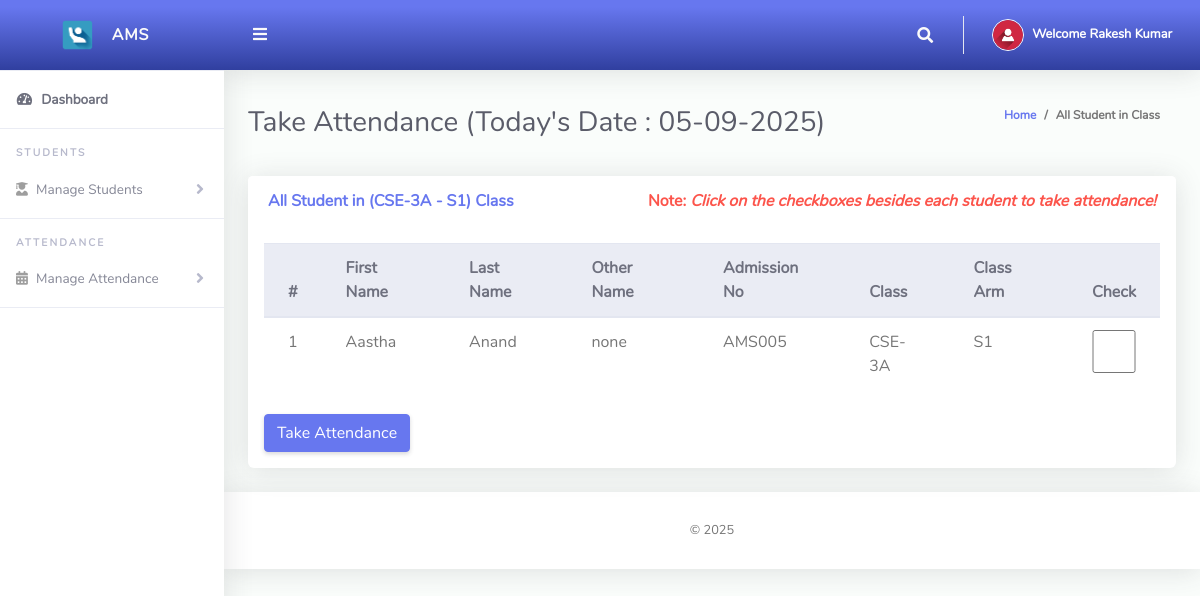
Page /ClassTeacher/takeAttendance.php (signed in) on the committed database.
### tables this page shows
CREATE TABLE `tblclassteacher` (
  `Id` int(10) NOT NULL AUTO_INCREMENT,
  `firstName` varchar(255) NOT NULL,
  `lastName` varchar(255) NOT NULL,
  `emailAddress` varchar(255) NOT NULL,
  `password` varchar(255) NOT NULL,
  `phoneNo` varchar(50) NOT NULL,
  `classId` varchar(10) NOT NULL,
  `classArmId` varchar(10) NOT NULL,
  `dateCreated` varchar(50) NOT NULL,
  PRIMARY KEY (`Id`)
);

CREATE TABLE `tblclassarms` (
  `Id` int(10) NOT NULL AUTO_INCREMENT,
  `classId` varchar(10) NOT NULL,
  `classArmName` varchar(255) NOT NULL,
  `isAssigned` varchar(10) NOT NULL,
  PRIMARY KEY (`Id`)
);

CREATE TABLE `tblclass` (
  `Id` int(10) NOT NULL AUTO_INCREMENT,
  `className` varchar(255) NOT NULL,
  PRIMARY KEY (`Id`)
);

CREATE TABLE `tblstudents` (
  `Id` int(10) NOT NULL AUTO_INCREMENT,
  `firstName` varchar(255) NOT NULL,
  `lastName` varchar(255) NOT NULL,
  `otherName` varchar(255) NOT NULL,
  `admissionNumber` varchar(255) NOT NULL,
  `password` varchar(50) NOT NULL,
  `classId` varchar(10) NOT NULL,
  `classArmId` varchar(10) NOT NULL,
  `dateCreated` varchar(50) NOT NULL,
  PRIMARY KEY (`Id`)
);

### ClassTeacher/takeAttendance.php (the view, shortened to what this page needs)
<?php
include '../Includes/dbcon.php';
    $query = "SELECT tblclass.className,tblclassarms.classArmName
    FROM tblclassteacher
    INNER JOIN tblclass ON tblclass.Id = tblclassteacher.classId
    INNER JOIN tblclassarms ON tblclassarms.Id = tblclassteacher.classArmId
    Where tblclassteacher.Id = '$_SESSION[userId]'";
    $rs = $conn->query($query);
    $rrw = $rs->fetch_assoc();
?>
<!DOCTYPE html>
<html lang="en">
<head>
  <link href="../vendor/fontawesome-free/css/all.min.css" rel="stylesheet" type="text/css">
  <link href="../vendor/bootstrap/css/bootstrap.min.css" rel="stylesheet" type="text/css">
  <link href="css/ruang-admin.min.css" rel="stylesheet">
</head>
<body id="page-top">
  <div id="wrapper">
      <?php include "Includes/sidebar.php";?>
    <div id="content-wrapper" class="d-flex flex-column">
      <div id="content">
       <?php include "Includes/topbar.php";?>
        <div class="container-fluid" id="container-wrapper">
          <div class="d-sm-flex align-items-center justify-content-between mb-4">
            <h1 class="h3 mb-0 text-gray-800">Take Attendance (Today's Date : <?php echo $todaysDate = date("m-d-Y");?>)</h1>
            <ol class="breadcrumb">
              <li class="breadcrumb-item"><a href="./">Home</a></li>
              <li class="breadcrumb-item active" aria-current="page">All Student in Class</li>
            </ol>
          </div>
          <div class="row">
            <div class="col-lg-12">
        <form method="post">
            <div class="row">
              <div class="col-lg-12">
              <div class="card mb-4">
                <div class="card-header py-3 d-flex flex-row align-items-center justify-content-between">
                  <h6 class="m-0 font-weight-bold text-primary">All Student in (<?php echo $rrw['className'].' - '.$rrw['classArmName'];?>) Class</h6>
                  <h6 class="m-0 font-weight-bold text-danger">Note: <i>Click on the checkboxes besides each student to take attendance!</i></h6>
                </div>
                <div class="table-responsive p-3">
                  <table class="table align-items-center table-flush table-hover">
                    <thead class="thead-light">
                      <tr>
                        <th>#</th>
                        <th>First Name</th>
                        <th>Last Name</th>
                        <th>Other Name</th>
                        <th>Admission No</th>
                        <th>Class</th>
                        <th>Class Arm</th>
                        <th>Check</th>
                      </tr>
                    </thead>
                    <tbody>
                  <?php
                      $query = "SELECT tblstudents.Id,tblstudents.admissionNumber,tblclass.className,tblclass.Id As classId,tblclassarms.classArmName,tblclassarms.Id AS classArmId,tblstudents.firstName,
                      tblstudents.lastName,tblstudents.otherName,tblstudents.admissionNumber,tblstudents.dateCreated
                      FROM tblstudents
                      INNER JOIN tblclass ON tblclass.Id = tblstudents.classId
                      INNER JOIN tblclassarms ON tblclassarms.Id = tblstudents.classArmId
                      where tblstudents.classId = '$_SESSION[classId]' and tblstudents.classArmId = '$_SESSION[classArmId]'";
                      $rs = $conn->query($query);
                      $num = $rs->num_rows;
                      $sn=0;
                      if($num > 0)
                      {
                        while ($rows = $rs->fetch_assoc())
                          {
                             $sn = $sn + 1;
                            echo"
                              <tr>
                                <td>".$sn."</td>
                                <td>".$rows['firstName']."</td>
                                <td>".$rows['lastName']."</td>
                                <td>".$rows['otherName']."</td>
                                <td>".$rows['admissionNumber']."</td>
                                <td>".$rows['className']."</td>
                                <td>".$rows['classArmName']."</td>
                                <td><input name='check[]' type='checkbox' value=".$rows['admissionNumber']." class='form-control'></td>
                              </tr>";
                          }
                      }
                      else
                      {
                           echo
                           "<div class='alert alert-danger' role='alert'>
                            No Record Found!
                            </div>";
                      }
                      ?>
                    </tbody>
                  </table>
                  <br>
                  <button type="submit" name="save" class="btn btn-primary">Take Attendance</button>
                  </form>
                </div>
              </div>
            </div>
            </div>
          </div>
        </div>
       <?php include "Includes/footer.php";?>
</body>
</html>

### ClassTeacher/Includes/sidebar.php (shortened to what this page needs)
<ul class="navbar-nav sidebar sidebar-light accordion" id="accordionSidebar">
     <a class="sidebar-brand d-flex align-items-center bg-gradient-primary justify-content-center" href="index.php">
       <div class="sidebar-brand-icon" >
         <img src="img/logo/attnlg.jpg">
       </div>
       <div class="sidebar-brand-text mx-3">AMS</div>
     </a>
     <hr class="sidebar-divider my-0">
     <li class="nav-item active">
       <a class="nav-link" href="index.php">
         <i class="fas fa-fw fa-tachometer-alt"></i>
         <span>Dashboard</span></a>
     </li>
     <hr class="sidebar-divider">
     <div class="sidebar-heading">
       Students
     </div>
      <li class="nav-item">
       <a class="nav-link collapsed" href="#" data-toggle="collapse" data-target="#collapseBootstrap2"
         aria-expanded="true" aria-controls="collapseBootstrap2">
         <i class="fas fa-user-graduate"></i>
         <span>Manage Students</span>
       </a>
     </li>
     <hr class="sidebar-divider">
     <div class="sidebar-heading">
     Attendance
     </div>
      <li class="nav-item">
       <a class="nav-link collapsed" href="#" data-toggle="collapse" data-target="#collapseBootstrapcon"
         aria-expanded="true" aria-controls="collapseBootstrapcon">
         <i class="fa fa-calendar-alt"></i>
         <span>Manage Attendance</span>
       </a>
     </li>
     <hr class="sidebar-divider">
   </ul>

### ClassTeacher/Includes/topbar.php (shortened to what this page needs)
<?php
  $query = "SELECT * FROM tblclassteacher WHERE Id = ".$_SESSION['userId']."";
  $rs = $conn->query($query);
  $rows = $rs->fetch_assoc();
  $fullName = $rows['firstName']." ".$rows['lastName'];;
?>
<nav class="navbar navbar-expand navbar-light bg-gradient-primary topbar mb-4 static-top">
          <button id="sidebarToggleTop" class="btn btn-link rounded-circle mr-3">
            <i class="fa fa-bars"></i>
          </button>
          <ul class="navbar-nav ml-auto">
            <li class="nav-item dropdown no-arrow">
              <a class="nav-link dropdown-toggle" href="#" id="searchDropdown" role="button" data-toggle="dropdown"
                aria-haspopup="true" aria-expanded="false">
                <i class="fas fa-search fa-fw"></i>
              </a>
            </li>
            <li class="nav-item dropdown no-arrow">
              <a class="nav-link dropdown-toggle" href="#" id="userDropdown" role="button" data-toggle="dropdown"
                aria-haspopup="true" aria-expanded="false">
                <img class="img-profile rounded-circle" src="img/user-icn.png" style="max-width: 60px">
                <span class="ml-2 d-none d-lg-inline text-white small"><b>Welcome <?php echo $fullName;?></b></span>
              </a>
            </li>
          </ul>
        </nav>

### ClassTeacher/Includes/footer.php
<footer class="sticky-footer bg-white">
        <div class="container my-auto">
          <div class="copyright text-center my-auto">
            <span> &copy; <script> document.write(new Date().getFullYear()); </script>
            </span>
          </div>
        </div>
      </footer>

### rows in the picture
tblclassteacher: fullName "Rakesh Kumar"
tblclassarms: classId.className "CSE-3A", classArmName "S1"
tblstudents: firstName "Aastha", lastName "Anand", otherName "none", admissionNumber "AMS005", classId.className "CSE-3A", classArmId.classArmName "S1"
